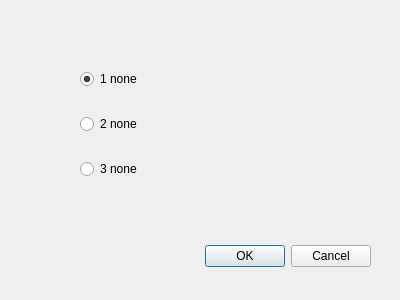
<?xml version="1.0" encoding="UTF-8"?>
<ui version="4.0">
 <class>saveLoadDialog</class>
 <widget class="QDialog" name="saveLoadDialog">
  <property name="geometry">
   <rect>
    <x>0</x>
    <y>0</y>
    <width>400</width>
    <height>300</height>
   </rect>
  </property>
  <property name="windowTitle">
   <string>Dialog</string>
  </property>
  <widget class="QDialogButtonBox" name="buttonBox">
   <property name="geometry">
    <rect>
     <x>30</x>
     <y>240</y>
     <width>341</width>
     <height>32</height>
    </rect>
   </property>
   <property name="orientation">
    <enum>Qt::Horizontal</enum>
   </property>
   <property name="standardButtons">
    <set>QDialogButtonBox::Cancel|QDialogButtonBox::Ok</set>
   </property>
  </widget>
  <widget class="QWidget" name="">
   <property name="geometry">
    <rect>
     <x>80</x>
     <y>50</y>
     <width>241</width>
     <height>151</height>
    </rect>
   </property>
   <layout class="QVBoxLayout" name="verticalLayout">
    <item>
     <widget class="QRadioButton" name="radioButton">
      <property name="text">
       <string>1 none</string>
      </property>
      <property name="checked">
       <bool>true</bool>
      </property>
      <attribute name="buttonGroup">
       <string notr="true">buttonGroup</string>
      </attribute>
     </widget>
    </item>
    <item>
     <widget class="QRadioButton" name="radioButton_2">
      <property name="text">
       <string>2 none</string>
      </property>
      <attribute name="buttonGroup">
       <string notr="true">buttonGroup</string>
      </attribute>
     </widget>
    </item>
    <item>
     <widget class="QRadioButton" name="radioButton_3">
      <property name="text">
       <string>3 none</string>
      </property>
      <attribute name="buttonGroup">
       <string notr="true">buttonGroup</string>
      </attribute>
     </widget>
    </item>
   </layout>
  </widget>
 </widget>
 <resources/>
 <connections>
  <connection>
   <sender>buttonBox</sender>
   <signal>accepted()</signal>
   <receiver>saveLoadDialog</receiver>
   <slot>accept()</slot>
   <hints>
    <hint type="sourcelabel">
     <x>248</x>
     <y>254</y>
    </hint>
    <hint type="destinationlabel">
     <x>157</x>
     <y>274</y>
    </hint>
   </hints>
  </connection>
  <connection>
   <sender>buttonBox</sender>
   <signal>rejected()</signal>
   <receiver>saveLoadDialog</receiver>
   <slot>reject()</slot>
   <hints>
    <hint type="sourcelabel">
     <x>316</x>
     <y>260</y>
    </hint>
    <hint type="destinationlabel">
     <x>286</x>
     <y>274</y>
    </hint>
   </hints>
  </connection>
 </connections>
 <buttongroups>
  <buttongroup name="buttonGroup"/>
 </buttongroups>
</ui>
